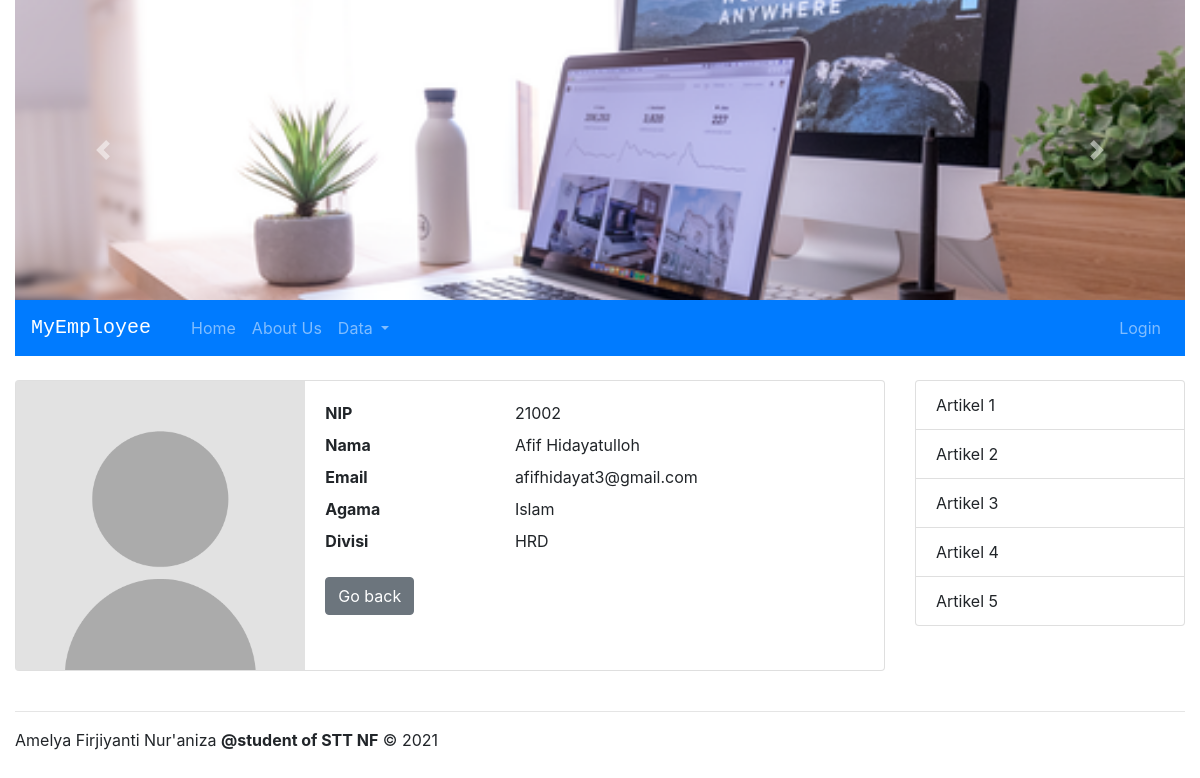
Page /index.php?hal=detailPegawai&id=2 on the committed database.
### tables this page shows
CREATE TABLE `pegawai` (
  `id` int(11) NOT NULL,
  `nip` varchar(5) NOT NULL,
  `nama` varchar(50) NOT NULL,
  `email` varchar(50) NOT NULL,
  `agama` enum('Islam','Protestan','Katolik','Hindu','Buddha','Konghucu') DEFAULT NULL,
  `iddivisi` int(11) NOT NULL,
  `foto` varchar(100) DEFAULT NULL
);

CREATE TABLE `divisi` (
  `id` int(11) NOT NULL,
  `nama` varchar(50) NOT NULL
);

### models/Pegawai.php (called while the page is built, shortened)
<?php
class Pegawai
{
    private $koneksi;
    public function __construct()
    {
        global $dbh;
        $this->koneksi = $dbh;
    }
    public function getPegawai($id)
    {
        $sql = "SELECT p.*, d.nama AS divisi FROM pegawai p
                INNER JOIN divisi d ON d.id = p.iddivisi
                WHERE p.id = ?";
        $ps = $this->koneksi->prepare($sql);
        $ps->execute([$id]);
        $rs = $ps->fetch();
        return $rs;
    }
}

### detailPegawai.php (the view)
<?php
require_once 'models/Pegawai.php';
$id = $_REQUEST['id'];
$obj = new Pegawai();
$rs = $obj->getPegawai($id);
?>
<div class="card mb-4">
    <div class="row no-gutters">
        <div class="col-sm-4">
            <img src="assets/images/upload/<?= (!empty($rs['foto'])) ? $rs['foto'] : "no-photo.png" ?>" class="img-fluid img-cover-100">
        </div>
        <div class="col-sm-8">
            <div class="card-body">
                <dl class="row mb-0">
                    <dt class="col-4">NIP</dt>
                    <dd class="col-8"><?= $rs['nip'] ?></dd>
                    <dt class="col-4">Nama</dt>
                    <dd class="col-8"><?= $rs['nama'] ?></dd>
                    <dt class="col-4">Email</dt>
                    <dd class="col-8"><?= $rs['email'] ?></dd>
                    <dt class="col-4">Agama</dt>
                    <dd class="col-8"><?= $rs['agama'] ?></dd>
                    <dt class="col-4">Divisi</dt>
                    <dd class="col-8"><?= $rs['divisi'] ?></dd>
                </dl>
                <a href="index.php?hal=dataPegawai" class="btn btn-secondary mt-3">Go back</a>
            </div>
        </div>
    </div>
</div>

### rows in the picture
pegawai: nip "21002", nama "Afif Hidayatulloh", email "afifhidayat3@gmail.com", agama "Islam", iddivisi.nama "HRD"
